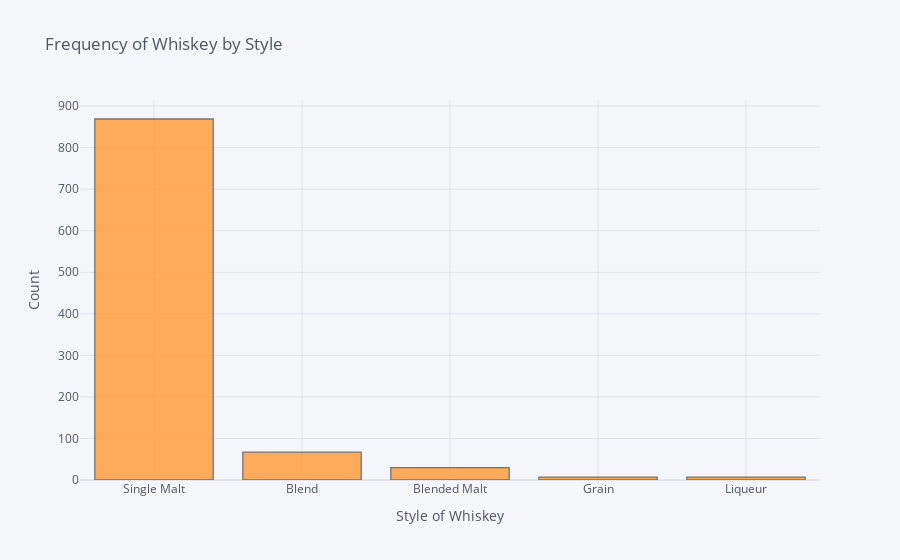

The code cell stored with this chart in its notebook:
### Code cell
df[['Style']].iplot(kind='hist',
                   xTitle='Style of Whiskey',
                   yTitle = 'Count',
                   title ='Frequency of Whiskey by Style')

### Figure 1 — Plotly figure (JSON) as saved in the notebook; plotly's stock layout.template omitted (floating-point values rounded to 4 significant figures; data arrays with more than 128 entries replaced by an {"elided": "..."} marker saying what was removed)
{"data": [{"histfunc": "count", "histnorm": "", "marker": {"color": "rgba(255, 153, 51, 1.0)", "line": {"color": "#4D5663", "width": 1.3}}, "name": "Style", "opacity": 0.8, "orientation": "v", "type": "histogram", "x": {"elided": "996 str values"}}], "layout": {"barmode": "overlay", "legend": {"bgcolor": "#F5F6F9", "font": {"color": "#4D5663"}}, "paper_bgcolor": "#F5F6F9", "plot_bgcolor": "#F5F6F9", "title": {"font": {"color": "#4D5663"}, "text": "Frequency of Whiskey by Style"}, "xaxis": {"gridcolor": "#E1E5ED", "showgrid": true, "tickfont": {"color": "#4D5663"}, "title": {"font": {"color": "#4D5663"}, "text": "Style of Whiskey"}, "zerolinecolor": "#E1E5ED"}, "yaxis": {"gridcolor": "#E1E5ED", "showgrid": true, "tickfont": {"color": "#4D5663"}, "title": {"font": {"color": "#4D5663"}, "text": "Count"}, "zerolinecolor": "#E1E5ED"}}}
